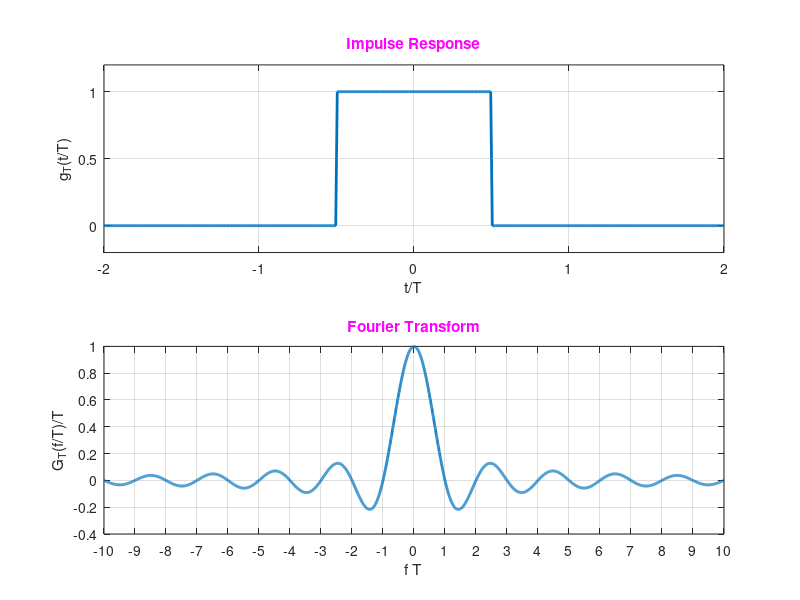

Reproduce this figure in MATLAB.
% plot impulse response of nrz rectangular pulse

warning off;

set(0,'Units','pixels');
scnsize = get(0,'ScreenSize');


%figure ('Position', [350   375   900   573], ...
figure ('Position', [0.25*scnsize(3)   0.15*scnsize(4)   0.7*scnsize(3)   0.7*scnsize(4)], ...
		'Name', 'Impulse Response and Fourier Transform of NRZ Rectangular Pulse', ...
		'Tag', 'NRZ Rectangular', ...
		'NumberTitle', 'off' ...
		);

set(gcf,'DefaultTextColor','m')


% -----------------------------
% Plot Nr 1: NRZ rectangular pulse
% ------------------------------



x = -2 : 0.005 : 2;
y = 0.5*(sign(x+0.5)-sign(x-0.5));

subplot(2,1,1), plot(x,y, 'linewidth', 2)
axis([-2 2 -0.2 1.2]);
title('Impulse Response') 
xlabel('t/T')
ylabel('g_T(t/T)')
set(gca,'YTick', 0: 0.5 : 1);
grid


% ----------------------------------------------
% Plot Nr 2: Fourier Transform 
% ----------------------------------------------

a = -10 : 0.005 : 10;
b = pi .* a;
c = sin(b)./b;

subplot(2,1,2), plot(a,c, 'linewidth', 2)
title('Fourier Transform')
xlabel('f T')
ylabel('G_T(f/T)/T')
set(gca,'XTick', -10: 1 : 10);
grid

warning on;
